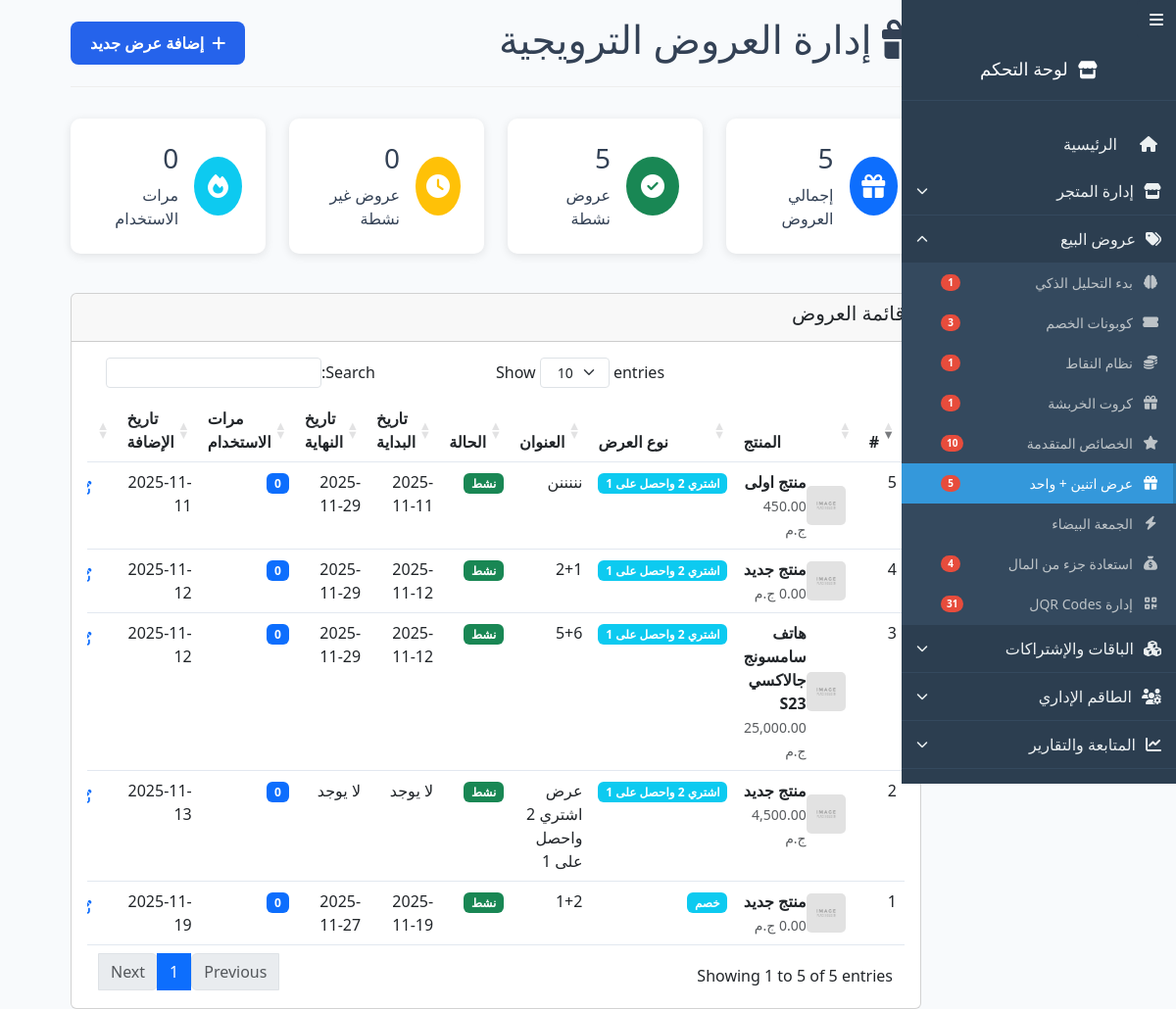
The app's page /admin/offers.php (signed in) with its own data.
### tables this page shows
CREATE TABLE `product_offers` (
  `id` int(11) NOT NULL,
  `product_id` int(11) NOT NULL,
  `offer_type` enum('buy2_get1','discount','free_shipping') DEFAULT 'buy2_get1',
  `title` varchar(255) DEFAULT NULL,
  `description` text DEFAULT NULL,
  `is_active` tinyint(1) DEFAULT 1,
  `start_date` datetime DEFAULT NULL,
  `end_date` datetime DEFAULT NULL,
  `min_quantity` int(11) DEFAULT 3,
  `max_quantity` int(11) DEFAULT NULL,
  `usage_limit` int(11) DEFAULT NULL,
  `usage_count` int(11) DEFAULT 0,
  `created_at` timestamp NOT NULL DEFAULT current_timestamp(),
  `updated_at` timestamp NOT NULL DEFAULT current_timestamp() ON UPDATE current_timestamp()
);

CREATE TABLE `products` (
  `id` int(11) NOT NULL,
  `category_id` int(11) DEFAULT NULL,
  `title` varchar(255) NOT NULL,
  `slug` varchar(255) NOT NULL,
  `description` text DEFAULT NULL,
  `short_description` varchar(500) DEFAULT NULL,
  `price` decimal(10,2) NOT NULL,
  `discount_percentage` decimal(5,2) DEFAULT 0.00,
  `discount_amount` decimal(10,2) DEFAULT 0.00,
  `final_price` decimal(10,2) GENERATED ALWAYS AS (`price` - greatest(`discount_amount`,`price` * `discount_percentage` / 100)) STORED,
  `ad_discount_increase` decimal(5,2) DEFAULT 0.00,
  `ad_end_date` timestamp NULL DEFAULT NULL,
  `stock` int(11) DEFAULT 0,
  `sku` varchar(100) DEFAULT NULL,
  `weight` decimal(8,2) DEFAULT NULL,
  `dimensions` varchar(100) DEFAULT NULL,
  `main_image` varchar(255) DEFAULT NULL,
  `views` int(11) DEFAULT 0,
  `orders_count` int(11) DEFAULT 0,
  `rating_avg` decimal(3,2) DEFAULT 0.00,
  `rating_count` int(11) DEFAULT 0,
  `is_featured` tinyint(1) DEFAULT 0,
  `is_active` tinyint(1) DEFAULT 1,
  `meta_title` varchar(255) DEFAULT NULL,
  `meta_description` text DEFAULT NULL,
  `created_at` timestamp NOT NULL DEFAULT current_timestamp(),
  `updated_at` timestamp NOT NULL DEFAULT current_timestamp() ON UPDATE current_timestamp(),
  `product_condition` enum('new','used','refurbished','needs_repair') DEFAULT 'new',
  `special_offer_type` enum('none','points','coupon','gift','discount') DEFAULT 'none',
  `special_offer_value` varchar(255) DEFAULT NULL,
  `auction_enabled` tinyint(1) DEFAULT 0,
  `auction_end_time` timestamp NULL DEFAULT NULL,
  `starting_price` decimal(10,2) DEFAULT 0.00,
  `current_bid` decimal(10,2) DEFAULT 0.00,
  `bid_count` int(11) DEFAULT 0,
  `created_by` int(11) DEFAULT NULL,
  `store_type` enum('main','customer') DEFAULT 'main',
  `donation_discount_applied` tinyint(1) DEFAULT 0,
  `donation_id` int(11) DEFAULT NULL,
  `media_type` enum('image','video','3d_model','gif') DEFAULT 'image',
  `media_url` varchar(500) DEFAULT NULL,
  `media_thumbnail` varchar(500) DEFAULT NULL,
  `media_autoplay` tinyint(1) DEFAULT 0
);

CREATE TABLE `settings` (
  `id` int(11) NOT NULL,
  `setting_key` varchar(100) NOT NULL,
  `setting_value` text DEFAULT NULL,
  `setting_type` enum('text','number','boolean','json') DEFAULT 'text',
  `created_at` timestamp NOT NULL DEFAULT current_timestamp(),
  `updated_at` timestamp NOT NULL DEFAULT current_timestamp() ON UPDATE current_timestamp()
);

### functions.php (called while the page is built, shortened)
<?php
require_once 'config.php';
function getProducts($options = []) {
    global $pdo;
    $defaults = [
        'limit' => 12,
        'offset' => 0,
        'category_id' => null,
        'is_featured' => null,
        'search' => null,
        'min_price' => null,
        'max_price' => null,
        'sort' => 'newest',
        'is_active' => 1
    ];
    $options = array_merge($defaults, $options);
    $where = ['p.is_active = :is_active'];
    $params = [':is_active' => $options['is_active']];
    $whereClause = implode(' AND ', $where);
    $orderBy = 'p.created_at DESC';
    $sql = "SELECT p.*, c.name as category_name, c.slug as category_slug
            FROM products p
            LEFT JOIN categories c ON p.category_id = c.id
            WHERE $whereClause
            ORDER BY $orderBy
            LIMIT :limit OFFSET :offset";
    $stmt = $pdo->prepare($sql);
    foreach ($params as $key => $value) {
        $paramType = is_int($value) ? PDO::PARAM_INT : PDO::PARAM_STR;
        $stmt->bindValue($key, $value, $paramType);
    }
    $stmt->bindValue(':limit', (int)$options['limit'], PDO::PARAM_INT);
    $stmt->bindValue(':offset', (int)$options['offset'], PDO::PARAM_INT);
    $stmt->execute();
    return $stmt->fetchAll(PDO::FETCH_ASSOC);
}
function getProduct($id) {
    global $pdo;
    $stmt = $pdo->prepare("
        SELECT p.*, c.name as category_name, c.slug as category_slug
        FROM products p
        LEFT JOIN categories c ON p.category_id = c.id
        WHERE p.id = ? AND p.is_active = 1
    ");
    $stmt->execute([$id]);
    $product = $stmt->fetch();
    if ($product) {
        $stmt = $pdo->prepare("SELECT * FROM product_images WHERE product_id = ? ORDER BY display_order");
        $stmt->execute([$id]);
        $product['images'] = $stmt->fetchAll();
    }
    return $product;
}
if (!function_exists('getSetting')) {
    function getSetting($key, $default = '') {
        global $pdo;
        try {
            $stmt = $pdo->prepare("SELECT setting_value FROM settings WHERE setting_key = ?");
            $stmt->execute([$key]);
            $result = $stmt->fetchColumn();
            return $result !== false ? $result : $default;
        } catch (Exception $e) {
            return $default;
        }
    }
}
function formatPrice($price) {
    return number_format($price, 2) . ' ' . getSetting('currency_symbol', 'ج.م');
}
function getAllProductOffers() {
    global $pdo;
    try {
        $stmt = $pdo->query("
            SELECT po.*, p.title as product_title, p.main_image as product_image
            FROM product_offers po
            LEFT JOIN products p ON po.product_id = p.id
            ORDER BY po.created_at DESC
        ");
        return $stmt->fetchAll(PDO::FETCH_ASSOC);
    } catch (Exception $e) {
        error_log("Error getting all offers: " . $e->getMessage());
        return [];
    }
}
function getOfferTypeText($type) {
    $types = [
        'buy2_get1' => 'اشتري 2 واحصل على 1',
        'discount' => 'خصم',
        'free_shipping' => 'شحن مجاني'
    ];
    return $types[$type] ?? $type;
}
 ?>

### admin/offers.php (the view, shortened to what this page needs)
<?php
require_once '../functions.php';
$offers = getAllProductOffers();
$products = getProducts(['limit' => 1000]);
?>
<!DOCTYPE html>
<html lang="ar" dir="rtl">
<head>
    <link rel="stylesheet" href="https://cdnjs.cloudflare.com/ajax/libs/font-awesome/6.4.0/css/all.min.css">    <meta charset="UTF-8">
    <link href="https://cdn.jsdelivr.net/npm/bootstrap@5.3.0/dist/css/bootstrap.min.css" rel="stylesheet">
    <link rel="stylesheet" href="https://cdnjs.cloudflare.com/ajax/libs/font-awesome/6.4.0/css/all.min.css">
    <link rel="stylesheet" href="https://cdn.datatables.net/1.13.6/css/dataTables.bootstrap5.min.css">
</head>
<body>
        <?php include 'sidebar.php'; ?>
    <div class="container-fluid">
        <div class="row">
            <div class="col-12">
                <div class="page-header">
                    <h1 class="page-title">
                        إدارة العروض الترويجية
                    </h1>
                    <button class="btn btn-primary" data-bs-toggle="modal" data-bs-target="#addOfferModal">
                        <i class="fas fa-plus"></i> إضافة عرض جديد
                    </button>
                </div>
            </div>
        </div>
        <div class="row mb-4">
            <div class="col-md-3">
                <div class="stats-card">
                    <div class="stats-icon bg-primary">
                        <i class="fas fa-gift"></i>
                    </div>
                    <div class="stats-info">
                        <h3><?= count($offers) ?></h3>
                        <span>إجمالي العروض</span>
                    </div>
                </div>
            </div>
            <div class="col-md-3">
                <div class="stats-card">
                    <div class="stats-icon bg-success">
                        <i class="fas fa-check-circle"></i>
                    </div>
                    <div class="stats-info">
                        <h3><?= count(array_filter($offers, fn($o) => $o['is_active'])) ?></h3>
                        <span>عروض نشطة</span>
                    </div>
                </div>
            </div>
            <div class="col-md-3">
                <div class="stats-card">
                    <div class="stats-icon bg-warning">
                        <i class="fas fa-clock"></i>
                    </div>
                    <div class="stats-info">
                        <h3><?= count(array_filter($offers, fn($o) => !$o['is_active'])) ?></h3>
                        <span>عروض غير نشطة</span>
                    </div>
                </div>
            </div>
            <div class="col-md-3">
                <div class="stats-card">
                    <div class="stats-icon bg-info">
                        <i class="fas fa-fire"></i>
                    </div>
                    <div class="stats-info">
                        <h3><?= array_sum(array_column($offers, 'usage_count')) ?></h3>
                        <span>مرات الاستخدام</span>
                    </div>
                </div>
            </div>
        </div>
        <div class="row">
            <div class="col-12">
                <div class="card">
                    <div class="card-header">
                        <h5 class="card-title">قائمة العروض</h5>
                    </div>
                    <div class="card-body">
                        <div class="table-responsive">
                            <table class="table table-hover" id="offersTable">
                                <thead>
                                    <tr>
                                        <th>#</th>
                                        <th>المنتج</th>
                                        <th>نوع العرض</th>
                                        <th>العنوان</th>
                                        <th>الحالة</th>
                                        <th>تاريخ البداية</th>
                                        <th>تاريخ النهاية</th>
                                        <th>مرات الاستخدام</th>
                                        <th>تاريخ الإضافة</th>
                                        <th>الإجراءات</th>
                                    </tr>
                                </thead>
                                <tbody>
                                    <?php if (empty($offers)): ?>
                                        <tr>
                                            <td colspan="10" class="text-center text-muted py-4">
                                                <i class="fas fa-gift fa-2x mb-3"></i>
                                                <br>
                                                لا توجد عروض حالياً
                                            </td>
                                        </tr>
                                    <?php else: ?>
                                        <?php foreach ($offers as $index => $offer): ?>
                                            <?php $product = getProduct($offer['product_id']); ?>
                                            <tr>
                                                <td><?= $index + 1 ?></td>
                                                <td>
                                                    <div class="d-flex align-items-center">
                                                        <img src="../<?= $product['main_image'] ?: 'assets/images/placeholder.jpg' ?>"
                                                             alt="<?= $product['title'] ?>"
                                                             class="product-thumb me-2">
                                                        <div>
                                                            <strong><?= $product['title'] ?></strong>
                                                            <br>
                                                            <small class="text-muted"><?= formatPrice($product['final_price']) ?></small>
                                                        </div>
                                                    </div>
                                                </td>
                                                <td>
                                                    <span class="badge bg-info">
                                                        <?= getOfferTypeText($offer['offer_type']) ?>
                                                    </span>
                                                </td>
                                                <td><?= $offer['title'] ?></td>
                                                <td>
                                                    <span class="badge <?= $offer['is_active'] ? 'bg-success' : 'bg-secondary' ?>">
                                                        <?= $offer['is_active'] ? 'نشط' : 'غير نشط' ?>
                                                    </span>
                                                </td>
                                                <td>
                                                    <?= $offer['start_date'] ? date('Y-m-d', strtotime($offer['start_date'])) : 'لا يوجد' ?>
                                                </td>
                                                <td>
                                                    <?= $offer['end_date'] ? date('Y-m-d', strtotime($offer['end_date'])) : 'لا يوجد' ?>
                                                </td>
                                                <td>
                                                    <span class="badge bg-primary"><?= $offer['usage_count'] ?></span>
                                                </td>
                                                <td><?= date('Y-m-d', strtotime($offer['created_at'])) ?></td>
                                                <td>
                                                    <div class="btn-group btn-group-sm">
                                                        <button class="btn btn-outline-primary"
                                                                data-bs-toggle="modal"
                                                                data-bs-target="#editOfferModal"
                                                                onclick="loadOfferData(<?= $offer['id'] ?>)">
                                                            <i class="fas fa-edit"></i>
                                                        </button>
                                                    </div>
                                                </td>
                                            </tr>
                                        <?php endforeach; ?>
                                    <?php endif; ?>
                                </tbody>
                            </table>
                        </div>
                    </div>
                </div>
            </div>
        </div>
    </div>
</body>
</html>

### admin/offers.php (style rules this page uses)
.container, .container-fluid, .container-lg, .container-md, .container-sm, .container-xl, .container-xxl { width: 90% !important; padding-right: 200px !important; }
* { margin: 0; padding: 0; box-sizing: border-box; }
body { font-family: 'Segoe UI', Tahoma, Geneva, Verdana, sans-serif; background: #f8fafc; color: #334155; }
.btn { padding: 10px 20px; border: none; border-radius: 8px; font-weight: 600; cursor: pointer; text-decoration: none; display: inline-flex; align-items: center; gap: 8px; transition: all 0.3s; }
.btn-primary { background: #2563eb; color: #fff; }
table { width: 100%; border-collapse: collapse; margin-top: 15px; }
th, td { padding: 12px; text-align: right; border-bottom: 1px solid #e2e8f0; }
th { background: #f8fafc; font-weight: 600; color: #475569; }
.product-thumb { width: 40px; height: 40px; object-fit: cover; border-radius: 5px; }
.stats-card { background: white; border-radius: 10px; padding: 1.5rem; box-shadow: 0 2px 10px rgba(0,0,0,0.1); display: flex; align-items: center; gap: 1rem; margin-bottom: 1rem; }
.stats-icon { width: 60px; height: 60px; border-radius: 50%; display: flex; align-items: center; justify-content: center; font-size: 1.5rem; color: white; }
.page-header { display: flex; justify-content: space-between; align-items: center; margin-bottom: 2rem; padding: 1rem 0; border-bottom: 1px solid #eee; }

### records on screen
product_offers: product.title "منتج جديد", product.setting_value "0.00 ج.م", offer_type "خصم", title "1+2", is_active "نشط", start_date "2025-11-19", end_date "2025-11-27", usage_count "0", created_at "2025-11-19"
product_offers: product.title "منتج جديد", product.setting_value "4,500.00 ج.م", offer_type "اشتري 2 واحصل على 1", title "عرض اشتري 2 واحصل على 1", is_active "نشط", shows "لا يوجد", usage_count "0", created_at "2025-11-13"
product_offers: product.title "هاتف سامسونج جالاكسي S23", product.setting_value "25,000.00 ج.م", offer_type "اشتري 2 واحصل على 1", title "5+6", is_active "نشط", start_date "2025-11-12", end_date "2025-11-29", usage_count "0", created_at "2025-11-12"
product_offers: product.title "منتج جديد", product.setting_value "0.00 ج.م", offer_type "اشتري 2 واحصل على 1", title "2+1", is_active "نشط", start_date "2025-11-12", end_date "2025-11-29", usage_count "0", created_at "2025-11-12"
product_offers: product.title "منتج اولى", product.setting_value "450.00 ج.م", offer_type "اشتري 2 واحصل على 1", title "نننننن", is_active "نشط", start_date "2025-11-11", end_date "2025-11-29", usage_count "0", created_at "2025-11-11"

### other values on screen
$item['text'] "الرئيسية"
$submenu_title "إدارة المتجر"
$submenu_title "عروض البيع"
$item['text'] "بدء التحليل الذكي"
$item['count'] "1"
$item['text'] "كوبونات الخصم"
$item['count'] "3"
$item['text'] "نظام النقاط"
$item['text'] "كروت الخربشة"
$item['text'] "الخصائص المتقدمة"
$item['count'] "10"
$item['text'] "عرض اتنين + واحد"
$item['count'] "5"
$item['text'] "الجمعة البيضاء"
$item['text'] "استعادة جزء من المال"
